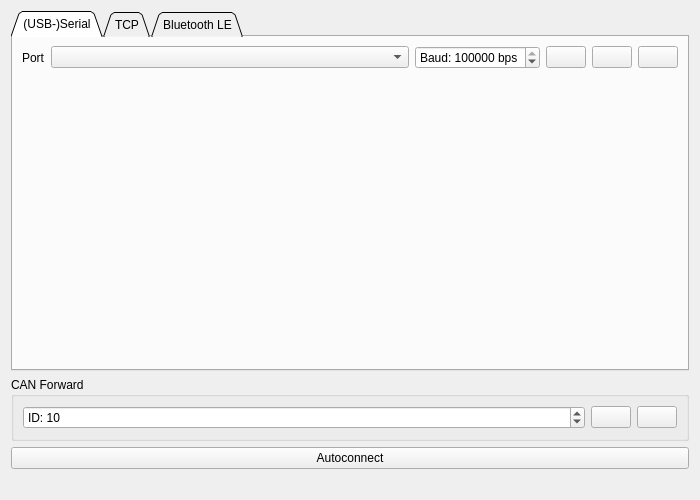
<?xml version="1.0" encoding="UTF-8"?>
<ui version="4.0">
 <class>PageConnection</class>
 <widget class="QWidget" name="PageConnection">
  <property name="geometry">
   <rect>
    <x>0</x>
    <y>0</y>
    <width>700</width>
    <height>500</height>
   </rect>
  </property>
  <property name="windowTitle">
   <string>Form</string>
  </property>
  <layout class="QVBoxLayout" name="verticalLayout">
   <item>
    <widget class="QTabWidget" name="tabWidget">
     <property name="tabPosition">
      <enum>QTabWidget::North</enum>
     </property>
     <property name="tabShape">
      <enum>QTabWidget::Triangular</enum>
     </property>
     <property name="currentIndex">
      <number>0</number>
     </property>
     <widget class="QWidget" name="tab">
      <attribute name="title">
       <string>(USB-)Serial</string>
      </attribute>
      <layout class="QVBoxLayout" name="verticalLayout_2">
       <item>
        <layout class="QHBoxLayout" name="horizontalLayout">
         <item>
          <widget class="QLabel" name="label_2">
           <property name="text">
            <string>Port</string>
           </property>
          </widget>
         </item>
         <item>
          <widget class="QComboBox" name="serialPortBox">
           <property name="sizePolicy">
            <sizepolicy hsizetype="MinimumExpanding" vsizetype="Fixed">
             <horstretch>0</horstretch>
             <verstretch>0</verstretch>
            </sizepolicy>
           </property>
           <property name="toolTip">
            <string>Serial port</string>
           </property>
          </widget>
         </item>
         <item>
          <widget class="QSpinBox" name="serialBaudBox">
           <property name="toolTip">
            <string>Baudrate</string>
           </property>
           <property name="suffix">
            <string> bps</string>
           </property>
           <property name="prefix">
            <string>Baud: </string>
           </property>
           <property name="maximum">
            <number>3000000</number>
           </property>
           <property name="value">
            <number>115200</number>
           </property>
          </widget>
         </item>
         <item>
          <widget class="QPushButton" name="serialRefreshButton">
           <property name="sizePolicy">
            <sizepolicy hsizetype="Fixed" vsizetype="Fixed">
             <horstretch>0</horstretch>
             <verstretch>0</verstretch>
            </sizepolicy>
           </property>
           <property name="toolTip">
            <string>Refresh serial port list</string>
           </property>
           <property name="text">
            <string/>
           </property>
           <property name="icon">
            <iconset resource="../res.qrc">
             <normaloff>:/res/icons/Refresh-96.png</normaloff>:/res/icons/Refresh-96.png</iconset>
           </property>
          </widget>
         </item>
         <item>
          <widget class="QPushButton" name="serialDisconnectButton">
           <property name="sizePolicy">
            <sizepolicy hsizetype="Fixed" vsizetype="Fixed">
             <horstretch>0</horstretch>
             <verstretch>0</verstretch>
            </sizepolicy>
           </property>
           <property name="toolTip">
            <string>Disconnect</string>
           </property>
           <property name="text">
            <string/>
           </property>
           <property name="icon">
            <iconset resource="../res.qrc">
             <normaloff>:/res/icons/Disconnected-96.png</normaloff>:/res/icons/Disconnected-96.png</iconset>
           </property>
          </widget>
         </item>
         <item>
          <widget class="QPushButton" name="serialConnectButton">
           <property name="sizePolicy">
            <sizepolicy hsizetype="Fixed" vsizetype="Fixed">
             <horstretch>0</horstretch>
             <verstretch>0</verstretch>
            </sizepolicy>
           </property>
           <property name="toolTip">
            <string>Connect</string>
           </property>
           <property name="text">
            <string/>
           </property>
           <property name="icon">
            <iconset resource="../res.qrc">
             <normaloff>:/res/icons/Connected-96.png</normaloff>:/res/icons/Connected-96.png</iconset>
           </property>
          </widget>
         </item>
        </layout>
       </item>
       <item>
        <spacer name="verticalSpacer">
         <property name="orientation">
          <enum>Qt::Vertical</enum>
         </property>
         <property name="sizeHint" stdset="0">
          <size>
           <width>20</width>
           <height>322</height>
          </size>
         </property>
        </spacer>
       </item>
      </layout>
     </widget>
     <widget class="QWidget" name="tab_2">
      <attribute name="title">
       <string>TCP</string>
      </attribute>
      <layout class="QVBoxLayout" name="verticalLayout_3">
       <item>
        <layout class="QHBoxLayout" name="horizontalLayout_3">
         <item>
          <widget class="QLabel" name="label">
           <property name="text">
            <string>TCP Server</string>
           </property>
          </widget>
         </item>
         <item>
          <widget class="QLineEdit" name="tcpServerEdit">
           <property name="text">
            <string>127.0.0.1</string>
           </property>
          </widget>
         </item>
         <item>
          <widget class="QSpinBox" name="tcpPortBox">
           <property name="prefix">
            <string>Port: </string>
           </property>
           <property name="maximum">
            <number>65535</number>
           </property>
           <property name="value">
            <number>65102</number>
           </property>
          </widget>
         </item>
         <item>
          <widget class="QPushButton" name="tcpDisconnectButton">
           <property name="sizePolicy">
            <sizepolicy hsizetype="Fixed" vsizetype="Fixed">
             <horstretch>0</horstretch>
             <verstretch>0</verstretch>
            </sizepolicy>
           </property>
           <property name="toolTip">
            <string>Disconnect</string>
           </property>
           <property name="text">
            <string/>
           </property>
           <property name="icon">
            <iconset resource="../res.qrc">
             <normaloff>:/res/icons/Disconnected-96.png</normaloff>:/res/icons/Disconnected-96.png</iconset>
           </property>
          </widget>
         </item>
         <item>
          <widget class="QPushButton" name="tcpConnectButton">
           <property name="sizePolicy">
            <sizepolicy hsizetype="Fixed" vsizetype="Fixed">
             <horstretch>0</horstretch>
             <verstretch>0</verstretch>
            </sizepolicy>
           </property>
           <property name="toolTip">
            <string>Connect</string>
           </property>
           <property name="text">
            <string/>
           </property>
           <property name="icon">
            <iconset resource="../res.qrc">
             <normaloff>:/res/icons/Connected-96.png</normaloff>:/res/icons/Connected-96.png</iconset>
           </property>
          </widget>
         </item>
        </layout>
       </item>
       <item>
        <spacer name="verticalSpacer_2">
         <property name="orientation">
          <enum>Qt::Vertical</enum>
         </property>
         <property name="sizeHint" stdset="0">
          <size>
           <width>20</width>
           <height>273</height>
          </size>
         </property>
        </spacer>
       </item>
      </layout>
     </widget>
     <widget class="QWidget" name="tab_3">
      <attribute name="title">
       <string>Bluetooth LE</string>
      </attribute>
      <layout class="QVBoxLayout" name="verticalLayout_4">
       <item>
        <layout class="QHBoxLayout" name="horizontalLayout_4">
         <item>
          <widget class="QLabel" name="label_3">
           <property name="text">
            <string>BLE Device</string>
           </property>
          </widget>
         </item>
         <item>
          <widget class="QComboBox" name="bleDevBox">
           <property name="sizePolicy">
            <sizepolicy hsizetype="MinimumExpanding" vsizetype="Fixed">
             <horstretch>0</horstretch>
             <verstretch>0</verstretch>
            </sizepolicy>
           </property>
          </widget>
         </item>
         <item>
          <widget class="QPushButton" name="bleScanButton">
           <property name="sizePolicy">
            <sizepolicy hsizetype="Fixed" vsizetype="Fixed">
             <horstretch>0</horstretch>
             <verstretch>0</verstretch>
            </sizepolicy>
           </property>
           <property name="toolTip">
            <string>Refresh serial port list</string>
           </property>
           <property name="text">
            <string/>
           </property>
           <property name="icon">
            <iconset resource="../res.qrc">
             <normaloff>:/res/icons/Refresh-96.png</normaloff>:/res/icons/Refresh-96.png</iconset>
           </property>
          </widget>
         </item>
         <item>
          <widget class="QPushButton" name="bleDisconnectButton">
           <property name="sizePolicy">
            <sizepolicy hsizetype="Fixed" vsizetype="Fixed">
             <horstretch>0</horstretch>
             <verstretch>0</verstretch>
            </sizepolicy>
           </property>
           <property name="toolTip">
            <string>Disconnect</string>
           </property>
           <property name="text">
            <string/>
           </property>
           <property name="icon">
            <iconset resource="../res.qrc">
             <normaloff>:/res/icons/Disconnected-96.png</normaloff>:/res/icons/Disconnected-96.png</iconset>
           </property>
          </widget>
         </item>
         <item>
          <widget class="QPushButton" name="bleConnectButton">
           <property name="sizePolicy">
            <sizepolicy hsizetype="Fixed" vsizetype="Fixed">
             <horstretch>0</horstretch>
             <verstretch>0</verstretch>
            </sizepolicy>
           </property>
           <property name="toolTip">
            <string>Connect</string>
           </property>
           <property name="text">
            <string/>
           </property>
           <property name="icon">
            <iconset resource="../res.qrc">
             <normaloff>:/res/icons/Connected-96.png</normaloff>:/res/icons/Connected-96.png</iconset>
           </property>
          </widget>
         </item>
        </layout>
       </item>
       <item>
        <spacer name="verticalSpacer_3">
         <property name="orientation">
          <enum>Qt::Vertical</enum>
         </property>
         <property name="sizeHint" stdset="0">
          <size>
           <width>20</width>
           <height>186</height>
          </size>
         </property>
        </spacer>
       </item>
      </layout>
     </widget>
    </widget>
   </item>
   <item>
    <widget class="QGroupBox" name="groupBox">
     <property name="title">
      <string>CAN Forward</string>
     </property>
     <layout class="QHBoxLayout" name="horizontalLayout_2">
      <item>
       <widget class="QSpinBox" name="canFwdBox">
        <property name="prefix">
         <string>ID: </string>
        </property>
        <property name="maximum">
         <number>255</number>
        </property>
        <property name="value">
         <number>10</number>
        </property>
       </widget>
      </item>
      <item>
       <widget class="QPushButton" name="helpButton">
        <property name="sizePolicy">
         <sizepolicy hsizetype="Fixed" vsizetype="Fixed">
          <horstretch>0</horstretch>
          <verstretch>0</verstretch>
         </sizepolicy>
        </property>
        <property name="toolTip">
         <string>Show help</string>
        </property>
        <property name="text">
         <string/>
        </property>
        <property name="icon">
         <iconset resource="../res.qrc">
          <normaloff>:/res/icons/Help-96.png</normaloff>:/res/icons/Help-96.png</iconset>
        </property>
       </widget>
      </item>
      <item>
       <widget class="QPushButton" name="canFwdButton">
        <property name="sizePolicy">
         <sizepolicy hsizetype="Fixed" vsizetype="Fixed">
          <horstretch>0</horstretch>
          <verstretch>0</verstretch>
         </sizepolicy>
        </property>
        <property name="toolTip">
         <string>Forward communication over CAN-bus</string>
        </property>
        <property name="text">
         <string/>
        </property>
        <property name="icon">
         <iconset resource="../res.qrc">
          <normaloff>:/res/icons/can_off.png</normaloff>
          <normalon>:/res/icons/can_on.png</normalon>:/res/icons/can_off.png</iconset>
        </property>
        <property name="checkable">
         <bool>true</bool>
        </property>
       </widget>
      </item>
     </layout>
    </widget>
   </item>
   <item>
    <widget class="QPushButton" name="autoConnectButton">
     <property name="toolTip">
      <string>Try to automatically connect using the USB connection</string>
     </property>
     <property name="text">
      <string>Autoconnect</string>
     </property>
     <property name="icon">
      <iconset resource="../res.qrc">
       <normaloff>:/res/icons/Wizard-96.png</normaloff>:/res/icons/Wizard-96.png</iconset>
     </property>
     <property name="iconSize">
      <size>
       <width>45</width>
       <height>45</height>
      </size>
     </property>
    </widget>
   </item>
   <item>
    <widget class="QLabel" name="statusLabel">
     <property name="text">
      <string/>
     </property>
     <property name="alignment">
      <set>Qt::AlignCenter</set>
     </property>
    </widget>
   </item>
  </layout>
 </widget>
 <resources>
  <include location="../res.qrc"/>
 </resources>
 <connections/>
</ui>
